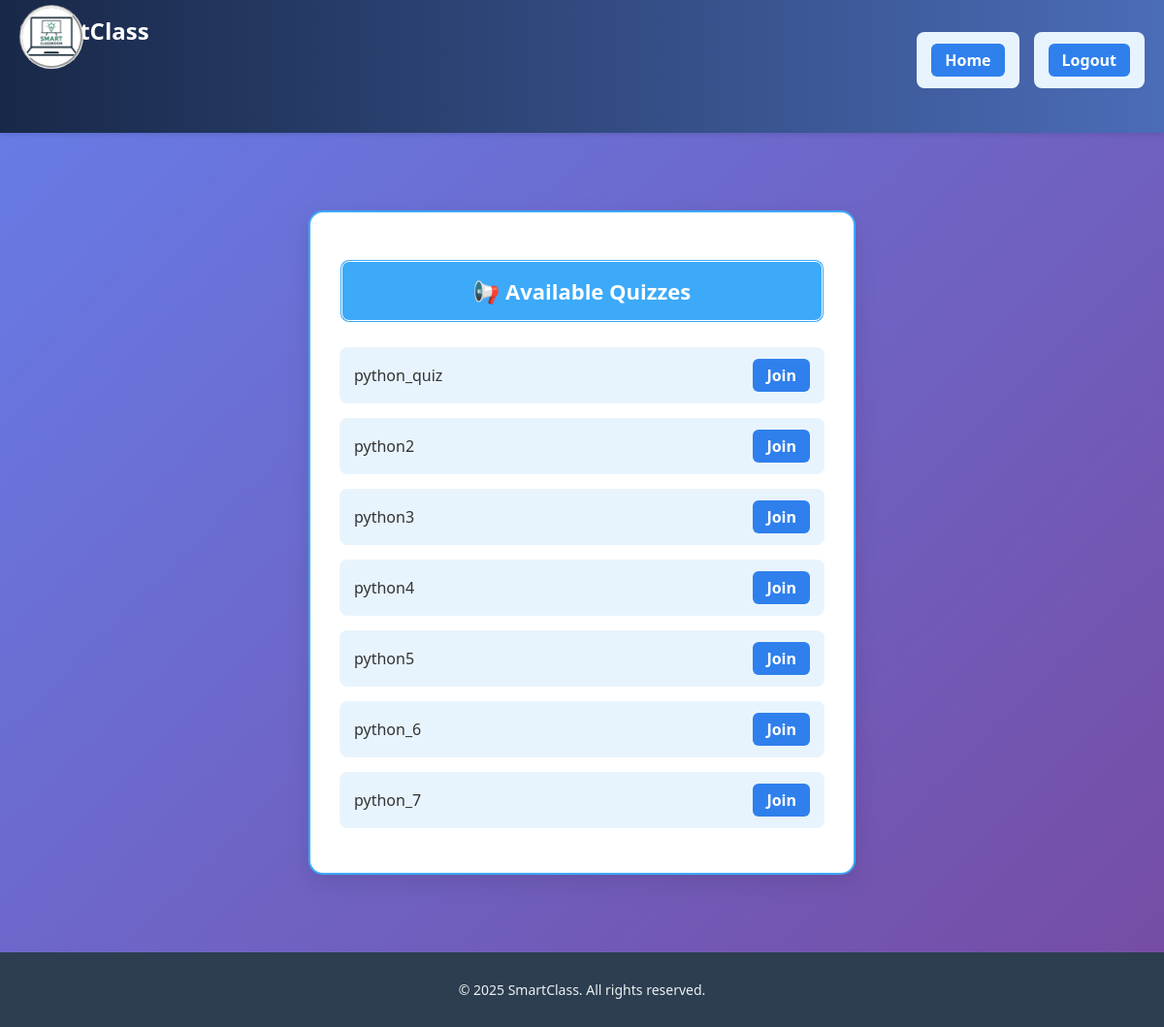
The app's page /student/quizzes/ (signed in) with its own data.
### core/models.py (models this page shows, shortened)
class LiveQuiz(models.Model):
    title = models.CharField(max_length=200)
    created_by = models.ForeignKey(User, on_delete=models.CASCADE)
    is_active = models.BooleanField(default=False)
    created_at = models.DateTimeField(auto_now_add=True)

### core/views.py (the view)
# urls.py: path('student/quizzes/', views.available_quizzes, name='available_quizzes'),
@login_required
def available_quizzes(request):
    quizzes = LiveQuiz.objects.filter(is_active=True)
    return render(request, 'core/available_quizzes.html', {'quizzes': quizzes})

### core/templates/core/available_quizzes.html (shortened to what this page needs)
{% extends "core/base.html" %}
{% load static %}
{% block content %}
<div class="quiz-container">
  <h2>📢 Available  Quizzes</h2>
  <ul>
    {% for quiz in quizzes %}
      <li>
        <span>{{ quiz.title }}</span>
        <a href="{% url 'attempt_quiz' quiz.id %}">Join</a>
      </li>
    {% empty %}
      <p class="no-quiz">No live quizzes at the moment.</p>
    {% endfor %}
  </ul>
</div>
{% endblock %}

### core/static/core/css/base.css (style rules this page uses)
body { margin: 0; padding: 0; font-family: 'Segoe UI', sans-serif; background-color: #f5f6fa; color: #333; }

### core/templates/core/available_quizzes.html (style rules this page uses)
body { background: linear-gradient(135deg, #667eea, #764ba2); font-family: 'Segoe UI', sans-serif; }
.quiz-container { max-width: 500px; margin: 50px auto; background-color: rgb(255, 255, 255); border: 2px solid #3ca9f9; border-radius: 15px; padding: 30px; box-shadow: 0 8px 24px rgba(0, 0, 0, 0.1); }
.quiz-container h2 { background-color: #3ca9f9; padding: 15px; border-radius: 10px; color: white; text-align: center; font-size: 22px; margin-bottom: 25px; border-style: double; }
ul { list-style-type: none; padding: 0; }
li { margin: 15px 0; padding: 12px 15px; background-color: #e8f4fd; border-radius: 8px; display: flex; justify-content: space-between; align-items: center; transition: background 0.3s ease; }
a { text-decoration: none; padding: 6px 14px; background-color: #2f80ed; color: white; border-radius: 6px; font-weight: bold; transition: background-color 0.3s ease; }

### records on screen
LiveQuiz: title "python_quiz"
LiveQuiz: title "python2"
LiveQuiz: title "python3"
LiveQuiz: title "python4"
LiveQuiz: title "python5"
LiveQuiz: title "python_6"
LiveQuiz: title "python_7"
